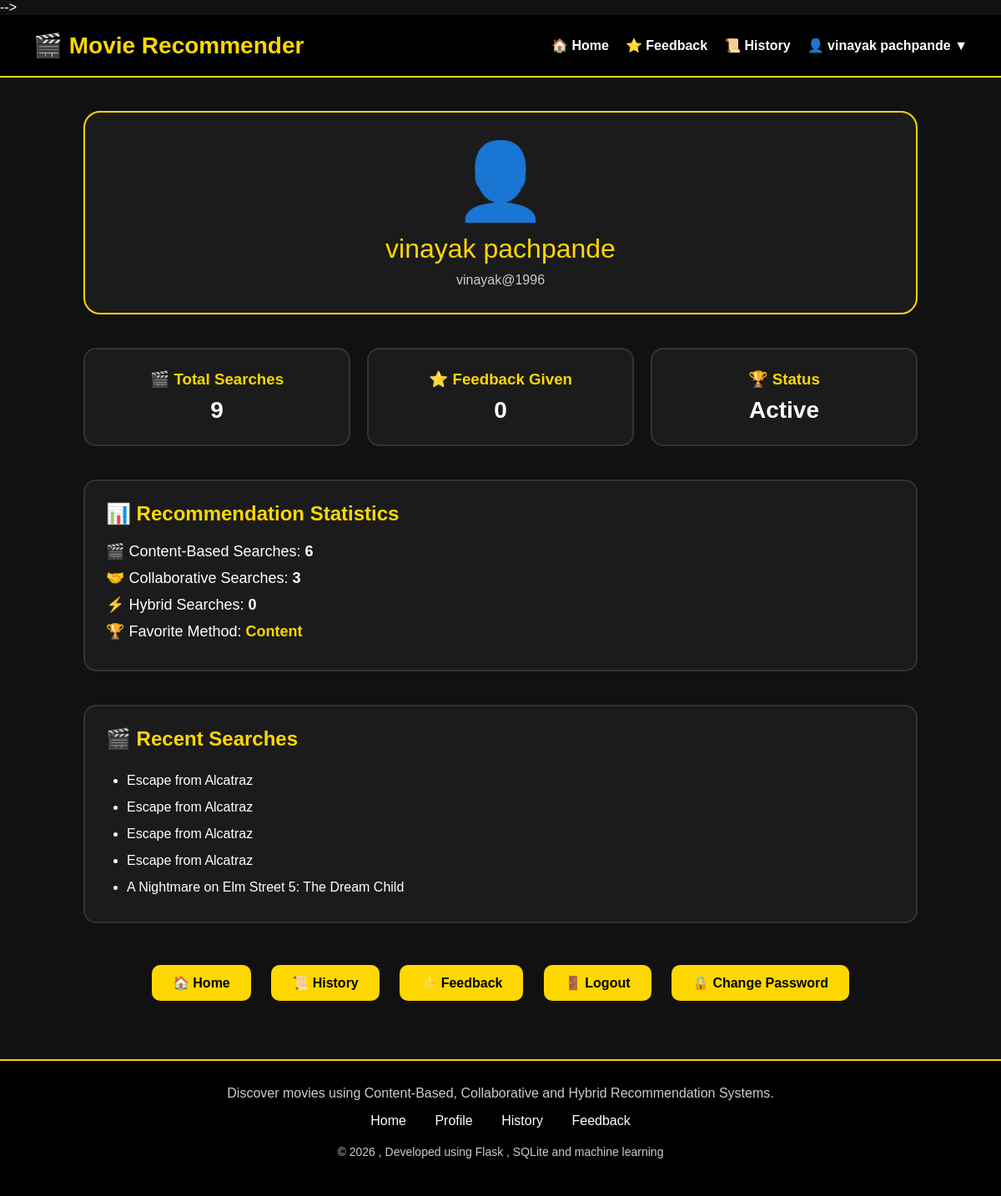
Page /profile (signed in) on the committed database.
### tables this page shows
CREATE TABLE users (
    id INTEGER PRIMARY KEY AUTOINCREMENT,
    username TEXT NOT NULL UNIQUE,
    email TEXT NOT NULL UNIQUE,
    password TEXT NOT NULL
);

CREATE TABLE history (
    id INTEGER PRIMARY KEY AUTOINCREMENT,
    user_id INTEGER,
    movie_name TEXT,
    recommended_movies TEXT,
    search_date TIMESTAMP DEFAULT CURRENT_TIMESTAMP
, method TEXT);

### app.py (the view)
@app.route('/profile')
def profile():
    if 'user_id' not in session:
        return redirect('/login')
    conn = sqlite3.connect(
        'database/movie_recommendation.db'
    )
    cursor = conn.cursor()
    cursor.execute(
        """
        SELECT username, email
        FROM users
        WHERE id = ?
        """,
        (session['user_id'],)
    )
    user = cursor.fetchone()
    cursor.execute(
        """
        SELECT COUNT(*)
        FROM history
        WHERE user_id = ?
        """,
        (session['user_id'],)
    )
    total_searches = cursor.fetchone()[0]
    cursor.execute(
        """
        SELECT COUNT(*)
        FROM feedback
        WHERE user_id = ?
        """,
        (session['user_id'],)
    )
    total_feedback = cursor.fetchone()[0]
    cursor.execute(
        """
        SELECT movie_name
        FROM history
        WHERE user_id = ?
        ORDER BY id DESC
        LIMIT 5
        """,
        (session['user_id'],)
    )
    recent_movies = cursor.fetchall()
    cursor.execute(
        """
        SELECT COUNT(*)
        FROM history
        WHERE user_id = ?
        AND method = 'content'
        """,
        (session['user_id'],)
    )
    content_count = cursor.fetchone()[0]
    cursor.execute(
        """
        SELECT COUNT(*)
        FROM history
        WHERE user_id = ?
        AND method = 'collaborative'
        """,
        (session['user_id'],)
    )
    collaborative_count = cursor.fetchone()[0]
    cursor.execute(
        """
        SELECT COUNT(*)
        FROM history
        WHERE user_id = ?
        AND method = 'hybrid'
        """,
        (session['user_id'],)
    )
    hybrid_count = cursor.fetchone()[0]
    methods = {
        "Content": content_count,
        "Collaborative": collaborative_count,
        "Hybrid": hybrid_count
    }
    favorite_method = max(
        methods,
        key=methods.get
    )
    conn.close()
    return render_template(
        'profile.html',
        user=user,
        total_searches=total_searches,
        total_feedback=total_feedback,
        recent_movies=recent_movies,
        content_count=content_count,
        collaborative_count=collaborative_count,
        hybrid_count=hybrid_count,
        favorite_method=favorite_method
    )

### templates/profile.html (shortened to what this page needs)
<!DOCTYPE html><html>
<head>
</head>
<body>
        {% include 'navbar.html' %}
<div class="container">
    <div class="profile-header">
        <div class="avatar">
            👤
        </div>
        <div class="username">
            {{ user[0] }}
        </div>
        <div class="email">
            {{ user[1] }}
        </div>
    </div>
    <div class="stats">
        <div class="card">
            <h3>🎬 Total Searches</h3>
            <div class="card-value">
                {{ total_searches }}
            </div>
        </div>
        <div class="card">
            <h3>⭐ Feedback Given</h3>
            <div class="card-value">
                {{ total_feedback }}
            </div>
        </div>
        <div class="card">
            <h3>🏆 Status</h3>
            <div class="card-value">
                Active
            </div>
        </div>
    </div>
    <div class="section">
        <h2>📊 Recommendation Statistics</h2>
        <p>
            🎬 Content-Based Searches:
            <strong>{{ content_count }}</strong>
        </p>
        <p>
            🤝 Collaborative Searches:
            <strong>{{ collaborative_count }}</strong>
        </p>
        <p>
            ⚡ Hybrid Searches:
            <strong>{{ hybrid_count }}</strong>
        </p>
        <p>
            🏆 Favorite Method:
            <strong style="color:gold;">
                {{ favorite_method }}
            </strong>
        </p>
    </div>
    <div class="section">
        <h2>🎬 Recent Searches</h2>
        {% if recent_movies %}
            <ul>
                {% for movie in recent_movies %}
                    <li>{{ movie[0] }}</li>
                {% endfor %}
            </ul>
        {% else %}
            <p>No searches found.</p>
        {% endif %}
    </div>
    <div class="actions">
        <a href="/">🏠 Home</a>
        <a href="/history">📜 History</a>
        <a href="/feedback">⭐ Feedback</a>
        <a href="/logout">🚪 Logout</a>
        <a href="/change_password">🔒 Change Password</a>
    </div>
</div>
    {% include 'footer.html' %}
</body>
</html>

### templates/navbar.html (shortened to what this page needs)
<div class="navbar">
    <div class="logo">
    🎬 Movie Recommender
    </div>
    <div class="nav-links">
        <a href="/">🏠 Home</a>
        <a href="/feedback">⭐ Feedback</a>
        <a href="/history">📜 History</a>
        {% if 'user_id' in session %}
            <div class="dropdown">
                <button class="dropbtn">
                    👤 {{ session['username'] }} ▼
                </button>
            </div>
        {% endif %}
    </div>
</div>

### templates/profile.html (style rules this page uses)
* { margin:0; padding:0; box-sizing:border-box; font-family:Arial,sans-serif; }
body { background:#111; color:white; }
.navbar { background:#000; border-bottom:2px solid gold; padding:20px 40px; display:flex; justify-content:space-between; align-items:center; }
.logo { color:gold; font-size:28px; font-weight:bold; }
.container { width:90%; max-width:1000px; margin:40px auto; }
.profile-header { background:#1b1b1b; border:2px solid gold; border-radius:20px; padding:30px; text-align:center; }
.avatar { font-size:90px; }
.username { color:gold; font-size:32px; margin-top:10px; }
.email { color:#ccc; margin-top:10px; }
.stats { margin-top:40px; display:grid; grid-template-columns:repeat(auto-fit,minmax(220px,1fr)); gap:20px; }
.card { background:#1b1b1b; border-radius:15px; padding:25px; text-align:center; border:2px solid #333; transition:0.3s; }
.card h3 { color:gold; margin-bottom:10px; }
.card-value { font-size:28px; font-weight:bold; }
.section { margin-top:40px; background:#1b1b1b; border-radius:15px; padding:25px; border:2px solid #333; }
.section h2 { color:gold; margin-bottom:20px; }
.section p { margin-bottom:10px; font-size:18px; }
.section ul { margin-left:25px; line-height:2; }
.actions { text-align:center; margin-top:40px; }
.actions a { display:inline-block; margin:10px; padding:12px 25px; background:gold; color:black; text-decoration:none; border-radius:10px; font-weight:bold; }

### templates/navbar.html (style rules this page uses)
.navbar { background:#000; border-bottom:2px solid gold; padding:20px 40px; display:flex; justify-content:space-between; align-items:center; }
.logo { color:gold; font-size:28px; font-weight:bold; }
.nav-links { display:flex; align-items:center; }
.nav-links a { color:white; text-decoration:none; margin-left:20px; font-weight:bold; }
.dropdown { position:relative; display:inline-block; margin-left:20px; }
.dropbtn { background:none; border:none; color:white; font-size:16px; font-weight:bold; cursor:pointer; }

### rows in the picture
users: username "vinayak pachpande", email "vinayak@1996"
history: movie_name "Escape from Alcatraz"
history: movie_name "Escape from Alcatraz"
history: movie_name "Escape from Alcatraz"
history: movie_name "Escape from Alcatraz"
history: movie_name "A Nightmare on Elm Street 5: The Dream Child"

### other values in the picture
{{ total_searches }} "9"
{{ total_feedback }} "0"
{{ content_count }} "6"
{{ collaborative_count }} "3"
{{ hybrid_count }} "0"
{{ favorite_method }} "Content"
